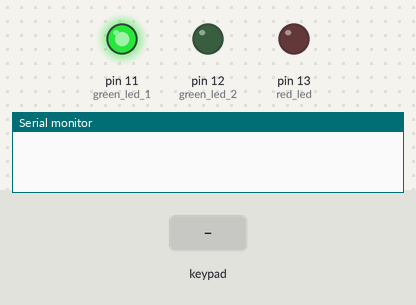
The sketch below on a simulated Arduino Uno, built with avr-gcc and run on an emulated ATmega328P. Parts: output pins drawn as LEDs (lit = HIGH), the last lines printed to the serial monitor. The inputs (shaded band) are chosen by the test bench.

Above: at 1.2 s.
1.3 s: keypad keys 9 8 7 6 pressed 0.4 s apart
At 1.9 s:
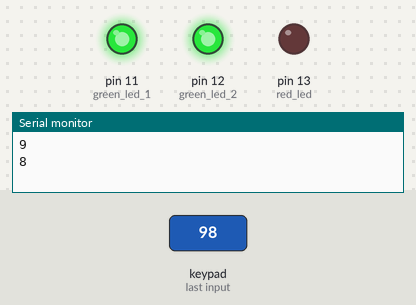
4.4 s: key '1' pressed
At 5.0 s:
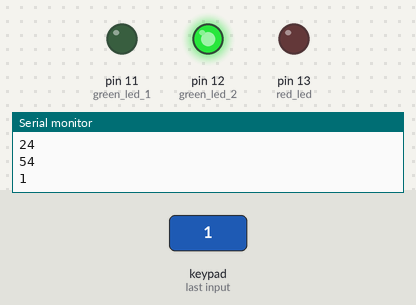
5.9 s: key '2' pressed
At 6.3 s:
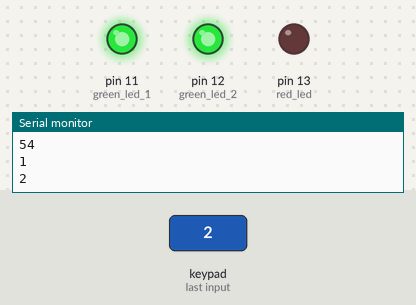
Timing chart, 0 to 8.9 s (numbered marks = the images above; inputs shaded):
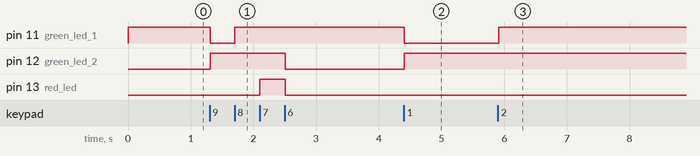

The sketch:

Melody_Maker_Main.ino
```cpp
//Andre Ong
//CPSC-42
//12-5-19
//User types in input for the note, octave, and note value
//Then it play the melody the user typed in

#include "frequencies.h"
#include "functions.h"
#include "keypad.h"

int speaker_pin = 10;
int green_led_1 = 11;
int green_led_2 = 12;
int red_led = 13;

boolean led_state[3] = {LOW, LOW, LOW};//green to red

void setup() {
  pinMode(green_led_1, OUTPUT);
  pinMode(green_led_2, OUTPUT);
  pinMode(red_led, OUTPUT);
  Serial.begin(9600);
}

void loop() {
  int frequency[250];
  int timing[250];

  int input_done = 0;
  int count = 0;

  //getting input from user
  while(input_done != 68){//68 = characater D
    change_led_state(led_state, green_led_1);
    int note_input = customKeypad.waitForKey();
    char_to_int(note_input);
    Serial.println(note_input);

    change_led_state(led_state, green_led_1);
    change_led_state(led_state, green_led_2);
    int octave_input = customKeypad.waitForKey();
    char_to_int(octave_input);
    Serial.println(octave_input);

    frequency[count] = piano_frequencies[note_input][octave_input - 1];

    change_led_state(led_state, green_led_1);
    int timing_input = customKeypad.waitForKey();
    char_to_timing(timing_input);
    Serial.println(timing_input);

    timing[count] = timing_input;

    count++;

    change_led_state(led_state, red_led);
    input_done = customKeypad.waitForKey();
    Serial.println(input_done);

    turn_off_led(led_state);
  }
  Serial.println("Done");
  Serial.println(count);

  delay(1000);

  change_led_state(led_state, red_led);
  int again = 0;
  //playing the melody
  while(again != 68){
    play_melody(frequency, timing, count);
    again = customKeypad.waitForKey();
    Serial.println(again);
  }
  change_led_state(led_state, red_led);
}
```

frequencies.h
```cpp
//Frequency values from
//https://en.wikipedia.org/wiki/Piano_key_frequencies

#pragma once

const int notes = 13;
const int octaves = 7;

//Columns represent the octaves from 1 to 7
int piano_frequencies[notes][octaves] = {
  {0, 0, 0, 0, 0, 0, 0},//rest
  {33, 65, 131, 262, 523, 1046, 2093},//C
  {35, 69, 138, 277, 554, 1109, 2217},//C#
  {37, 73, 147, 293, 587, 1174, 2349},//D
  {39, 78, 155, 311, 622, 1244, 2489},//D#
  {41, 82, 165, 329, 659, 1318, 2673},//E
  {44, 87, 175, 349, 698, 1397, 2793},//F
  {46, 92, 185, 370, 740, 1480, 2960},//F#
  {49, 98, 196, 392, 784, 1568, 3136},//G
  {52, 104, 207, 415, 830, 1661, 3322},//G#
  {55, 110, 220, 440, 880, 1760, 3520},//A
  {58, 116, 233, 466, 932, 1864, 3729},//A#
  {62, 123, 247, 494, 988, 1975, 3951}//B
};
```

functions.h
```cpp
#pragma once

void change_led_state(boolean (&led_state)[3], int led_pin){
  led_state[led_pin - 11] = !led_state[led_pin - 11];
  digitalWrite(led_pin, led_state[led_pin - 11]);
}

void turn_off_led(boolean (&led_state)[3]){
  for(int i = 0; i < 3; i++){
    if(led_state[i]){
      led_state[i] = LOW;
      digitalWrite(i + 11, led_state[i]);
    }
  }
}

void char_to_int (int &input){
  switch (input){
    case 48:
      input = 0;
      break;
    case 49:
      input = 1;
      break;
    case 50:
      input = 2;
      break;
    case 51:
      input = 3;
      break;
    case 52:
      input = 4;
      break;
    case 53:
      input = 5;
      break;
    case 54:
      input = 6;
      break;
    case 55:
      input = 7;
      break;
    case 56:
      input = 8;
      break;
    case 57:
      input = 9;
      break;
    case 65://A
      input = 10;
      break;
    case 66://B
      input = 11;
      break;
    case 67://C
      input = 12;
      break;
  }
}

void char_to_timing(int &input){
  switch (input){
    case 49://1
      input = 1;//whole
      break;
    case 50://2
      input = 2;//half
      break;
    case 51://3
      input = 4;//quarter
      break;
    case 52://4
      input = 8;//eigth
      break;
    case 53://5
      input = 16;//sixteenth
      break;
    case 54://6
      input = 48;//dottted whole
      break;
    case 55://7
      input = 24;//dotted half
      break;
    case 56://8
      input = 12;//dotted quarter
      break;
    case 57://9
      input = 6;//dotted eigth
      break;
    case 48://0
      input = 3;//dotted sixteenth
      break;
  }
}

//function from: https://circuitdigest.com/microcontroller-projects/playing-melodies-on-piezo-buzzer-using-arduino-tone-function
//in the Play_Pirates() function
//Calculating the timing explanation: https://github.com/nseidle/AxelF_DoorBell/wiki/How-to-convert-sheet-music-into-an-Arduino-Sketch
void play_melody(int frequency[], int timing[], int count){
  for (int i = 0; i < count; i++) {
    int note_duration = 1200 / timing[i];//increase constant = longer note
    tone(10, frequency[i], note_duration);

    int pauseBetweenNotes = note_duration * 1.3;//increase constant = slower tempo
    delay(pauseBetweenNotes);
    noTone(10);
   }
}
```

keypad.h
```cpp
/* @file CustomKeypad.pde
|| @version 1.0
|| @author Alexander Brevig
|| @contact alexanderbrevig@gmail.com
||
|| @description
|| | Demonstrates changing the keypad size and key values.
|| #
*/
//link for 3x3 version: https://playground.arduino.cc/Code/Keypad/

#pragma once

#include <Keypad.h>

const byte ROWS = 4; //four rows
const byte COLS = 4; //four columns
//define the cymbols on the buttons of the keypads
char hexaKeys[ROWS][COLS] = {
  {'1','2','3','A'},
  {'4','5','6','B'},
  {'7','8','9','C'},
  {'*','0','#','D'}
};
byte rowPins[ROWS] = {9, 8, 7, 6}; //connect to the row pinouts of the keypad
byte colPins[COLS] = {5, 4, 3, 2}; //connect to the column pinouts of the keypad

//initialize an instance of class NewKeypad
Keypad customKeypad = Keypad( makeKeymap(hexaKeys), rowPins, colPins, ROWS, COLS);
```

Measured:
- after the input at 1.3 s, pin 11 (green_led_1): HIGH → LOW at once, → HIGH 0.39 s later; pin 12 (green_led_2): LOW → HIGH at once, → LOW 1.2 s later; pin 13 (red_led): LOW → HIGH after 0.80 s, → LOW 0.40 s later
- after the input at 4.4 s, pin 11 (green_led_1): HIGH → LOW at once; pin 12 (green_led_2): LOW → HIGH at once
- after the input at 5.9 s, pin 11 (green_led_1): LOW → HIGH at once
